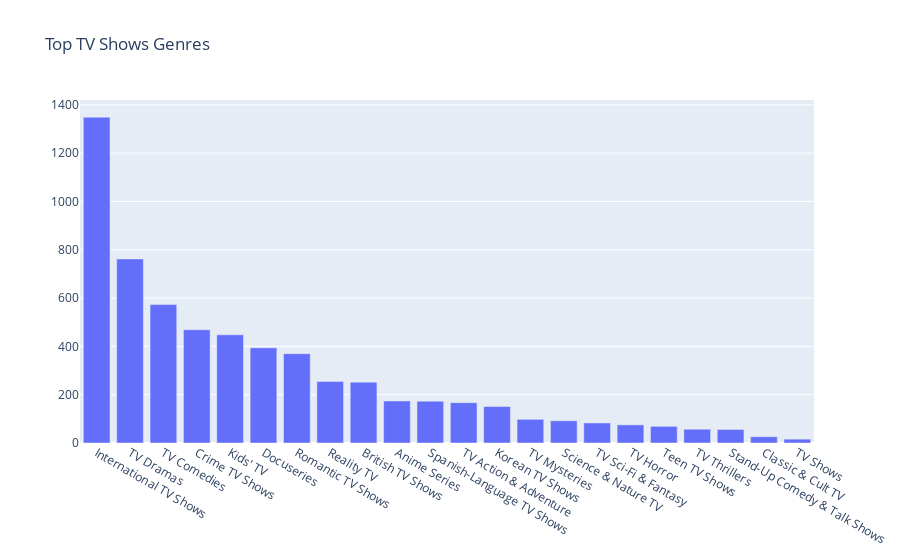

Here is the notebook cell this chart was saved with:
### Code cell
top_genres(show_df, title='Top TV Shows Genres')

### Figure 1 — Plotly figure (JSON) as saved in the notebook; plotly's stock layout.template omitted (floating-point values rounded to 4 significant figures)
{"data": [{"type": "bar", "x": ["International TV Shows", "TV Dramas", "TV Comedies", "Crime TV Shows", "Kids' TV", "Docuseries", "Romantic TV Shows", "Reality TV", "British TV Shows", "Anime Series", "Spanish-Language TV Shows", "TV Action & Adventure", "Korean TV Shows", "TV Mysteries", "Science & Nature TV", "TV Sci-Fi & Fantasy", "TV Horror", "Teen TV Shows", "TV Thrillers", "Stand-Up Comedy & Talk Shows", "Classic & Cult TV", "TV Shows"], "y": [1349, 762, 573, 469, 448, 394, 370, 255, 252, 174, 173, 167, 151, 98, 92, 83, 75, 69, 57, 56, 26, 16]}], "layout": {"title": {"text": "Top TV Shows Genres"}, "xaxis": {"categoryorder": "total descending"}}}
